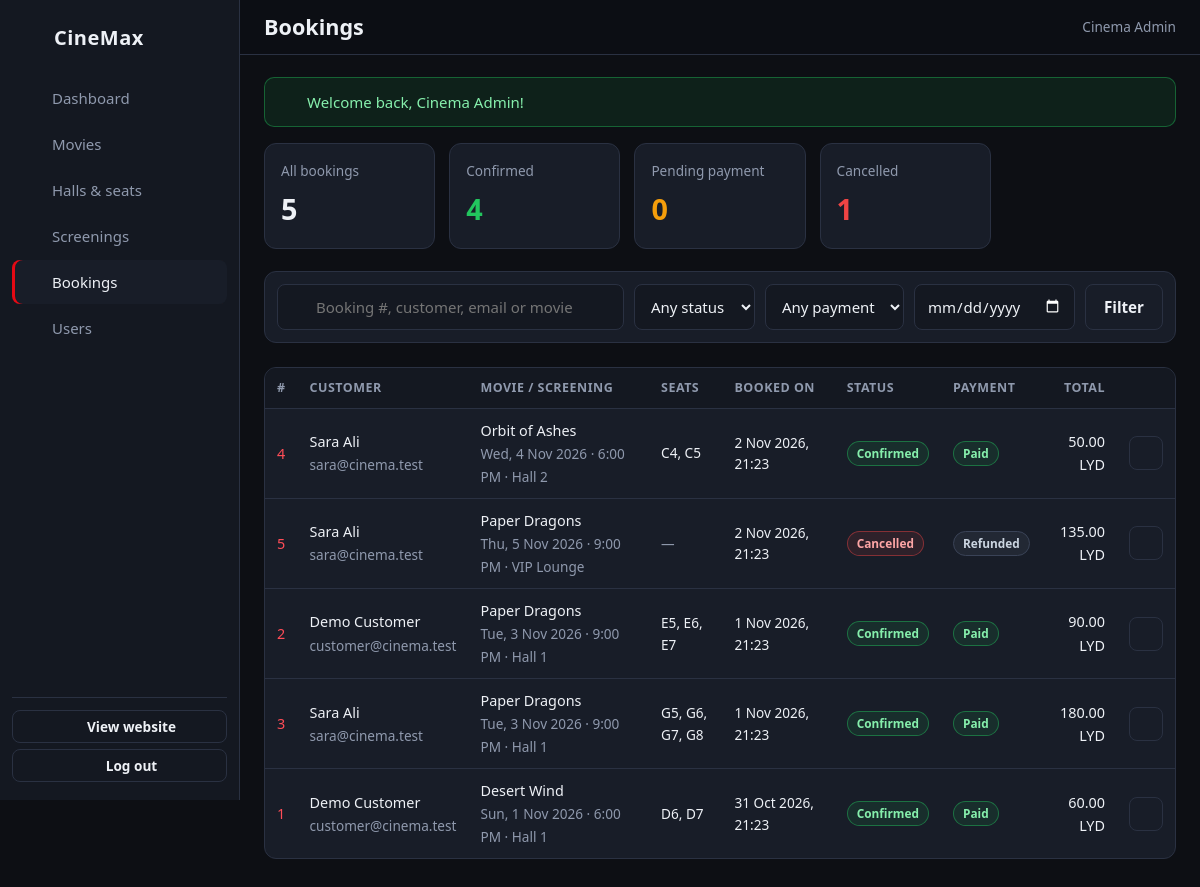
Page /admin/bookings (signed in) on the earlier database version.
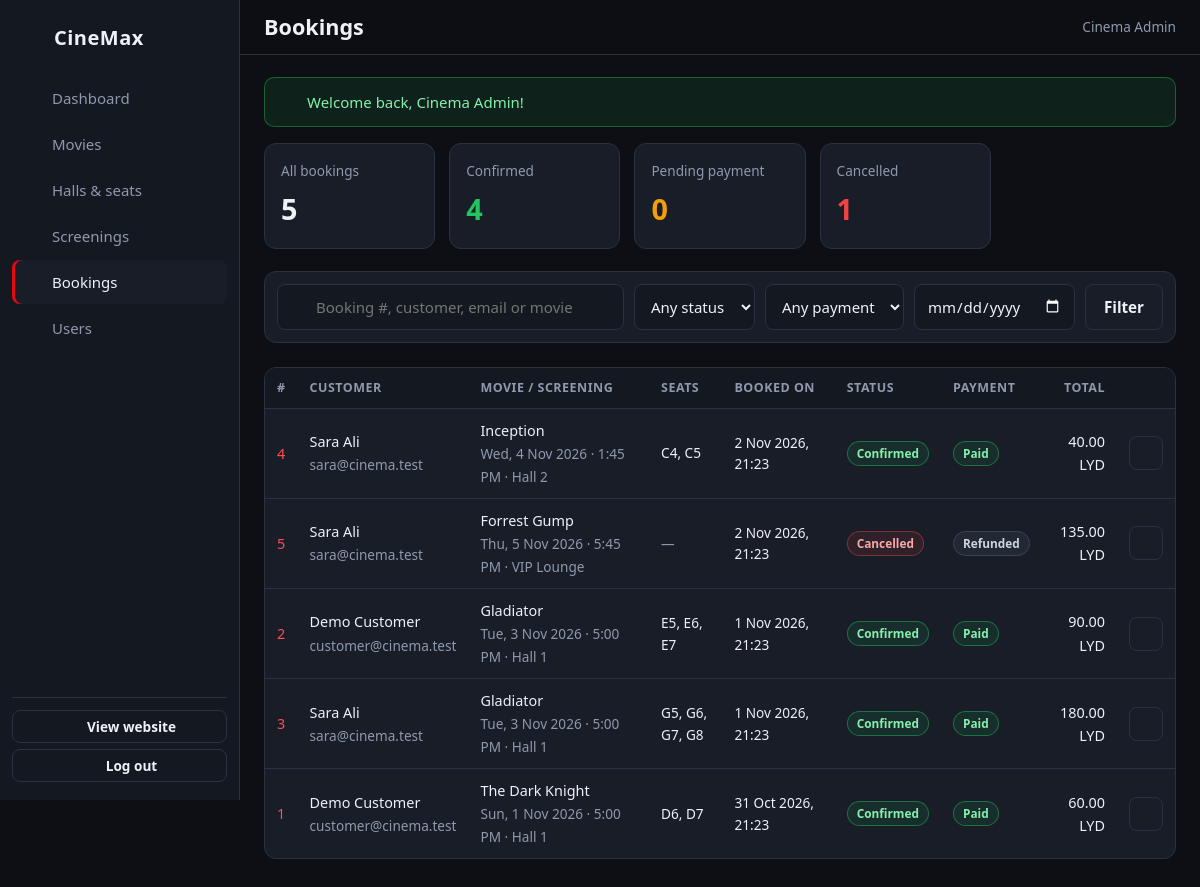
Same page on the later database version.
### tables this page shows
CREATE TABLE bookings (
  booking_id      INT AUTO_INCREMENT PRIMARY KEY,
  user_id         INT NOT NULL,
  showtime_id     INT NOT NULL,
  booking_date    DATETIME NOT NULL DEFAULT CURRENT_TIMESTAMP,
  total_amount    DECIMAL(10,2) NOT NULL,
  status          ENUM('Pending','Confirmed','Cancelled') NOT NULL DEFAULT 'Pending',
  payment_status  ENUM('Unpaid','Paid','Refunded') NOT NULL DEFAULT 'Unpaid',
  FOREIGN KEY (user_id)     REFERENCES users(user_id)         ON DELETE CASCADE,
  FOREIGN KEY (showtime_id) REFERENCES showtimes(showtime_id) ON DELETE RESTRICT
);

CREATE TABLE movies (
  movie_id     INT AUTO_INCREMENT PRIMARY KEY,
  title        VARCHAR(150) NOT NULL,
  original_title VARCHAR(150) NULL,
  language     VARCHAR(50) NOT NULL DEFAULT 'English',
  description  TEXT NOT NULL,
  duration     INT NOT NULL,
  release_date DATE NOT NULL,
  director     VARCHAR(100) NOT NULL,
  starring     VARCHAR(255) NULL,
  rating       DECIMAL(3,1) NOT NULL DEFAULT 0,
  poster       VARCHAR(255) NULL,
  status       ENUM('Now Showing','Coming Soon','Ended') NOT NULL DEFAULT 'Coming Soon',
  INDEX (status), INDEX (title)
);

CREATE TABLE showtimes (
  showtime_id   INT AUTO_INCREMENT PRIMARY KEY,
  movie_id      INT NOT NULL,
  hall_id       INT NOT NULL,
  show_date     DATE NOT NULL,
  start_time    TIME NOT NULL,
  end_time      TIME NOT NULL,
  ticket_price  DECIMAL(8,2) NOT NULL,
  INDEX (show_date),
  FOREIGN KEY (movie_id) REFERENCES movies(movie_id) ON DELETE RESTRICT,
  FOREIGN KEY (hall_id)  REFERENCES halls(hall_id)  ON DELETE RESTRICT
);

CREATE TABLE users (
  user_id     INT AUTO_INCREMENT PRIMARY KEY,
  full_name   VARCHAR(100) NOT NULL,
  email       VARCHAR(150) NOT NULL UNIQUE,
  phone       VARCHAR(20)  NOT NULL,
  password    VARCHAR(255) NOT NULL,
  role        ENUM('Customer','Admin') NOT NULL DEFAULT 'Customer',
  created_at  DATETIME NOT NULL DEFAULT CURRENT_TIMESTAMP
);

CREATE TABLE halls (
  hall_id    INT AUTO_INCREMENT PRIMARY KEY,
  hall_name  VARCHAR(50) NOT NULL UNIQUE,
  capacity   INT NOT NULL
);

### app/Core/Controller.php (called while the page is built, shortened)
<?php
abstract class Controller
{
    protected function view(string $view, array $data = [], string $layout = 'main'): void
    {
        $data['errors'] ??= $_SESSION['_errors'] ?? [];
        extract($data);
        require ROOT . "/app/Views/$view.php";
    }
}

### app/Controllers/Admin/BookingAdminController.php (called while the page is built, shortened)
<?php
class BookingAdminController extends Controller
{
    public function index(): void
    {
        $filters = [
            'q'       => trim((string) ($_GET['q'] ?? '')),
            'status'  => in_array($_GET['status'] ?? '', ['Pending', 'Confirmed', 'Cancelled'], true) ? $_GET['status'] : '',
            'payment' => in_array($_GET['payment'] ?? '', ['Unpaid', 'Paid', 'Refunded'], true) ? $_GET['payment'] : '',
            'date'    => preg_match('/^\d{4}-\d{2}-\d{2}$/', $_GET['date'] ?? '') ? $_GET['date'] : '',
        ];
        $this->view('admin/bookings/index', [
            'pageTitle' => 'Bookings',
            'bookings'  => Booking::adminList($filters),
            'stats'     => Booking::stats(),
            'filters'   => $filters,
        ], 'admin');
    }
}

### public/index.php (called while the page is built, shortened)
<?php
require ROOT . '/app/Core/helpers.php';
$router = new App\Core\Router();
$path = parse_url($_SERVER['REQUEST_URI'] ?? '/', PHP_URL_PATH);
$base = base_path();
$router->dispatch($_SERVER['REQUEST_METHOD'], rawurldecode($path ?: '/'));

### app/Core/Database.php (called while the page is built, shortened)
<?php
class Database
{
    private static ?PDO $pdo = null;
    public static function pdo(): PDO
    {
        if (self::$pdo === null) {
            $c = config('db');
            $dsn = "mysql:host={$c['host']};port={$c['port']};dbname={$c['name']};charset={$c['charset']}";
            self::$pdo = new PDO($dsn, $c['user'], $c['password'], [
                PDO::ATTR_ERRMODE            => PDO::ERRMODE_EXCEPTION,
                PDO::ATTR_DEFAULT_FETCH_MODE => PDO::FETCH_ASSOC,
                PDO::ATTR_EMULATE_PREPARES   => false,
            ]);
            self::$pdo->exec("SET time_zone = '" . date('P') . "'");
        }
        return self::$pdo;
    }
}

### app/Core/Model.php (called while the page is built, shortened)
<?php
abstract class Model
{
    protected static function db(): PDO
    {
        return Database::pdo();
    }
    protected static function run(string $sql, array $params = []): PDOStatement
    {
        $stmt = self::db()->prepare($sql);
        $stmt->execute($params);
        return $stmt;
    }
    protected static function all(string $sql, array $params = []): array
    {
        return self::run($sql, $params)->fetchAll();
    }
    protected static function one(string $sql, array $params = []): ?array
    {
        $row = self::run($sql, $params)->fetch();
        return $row === false ? null : $row;
    }
}

### app/Models/Booking.php (called while the page is built, shortened)
<?php
class Booking extends Model
{
    public static function adminList(array $f = []): array
    {
        $where = [];
        $params = [];
        $sql = self::DETAIL_SQL . ($where ? ' WHERE ' . implode(' AND ', $where) : '') . ' ORDER BY b.booking_date DESC LIMIT 300';
        return self::all($sql, $params);
    }
    public static function stats(): array
    {
        return self::one("SELECT COUNT(*) AS total,
                SUM(status = 'Confirmed') AS confirmed,
                SUM(status = 'Pending') AS pending,
                SUM(status = 'Cancelled') AS cancelled,
                COALESCE(SUM(CASE WHEN payment_status = 'Paid' THEN total_amount END), 0) AS revenue,
                (SELECT COUNT(*) FROM booking_seats) AS tickets
            FROM bookings");
    }
}

### config/config.php (called while the page is built)
<?php
return [
    'app' => [
        'name'      => 'CineMax',
        'timezone'  => 'Africa/Tripoli',
        'currency'  => 'LYD',
        'hold_minutes' => 10,
        'cancel_hours' => 2,
        'vip_multiplier' => 1.5,
        'debug' => true,
    ],
    'db' => [
        'host'     => '127.0.0.1',
        'port'     => getenv('DB_PORT') ?: 3306,
        'name'     => 'cinema_db',
        'user'     => 'root',
        'password' => '',
        'charset'  => 'utf8mb4',
    ],
    'mail' => [
        'enabled'    => false,
        'host'       => 'smtp.gmail.com',
        'port'       => 587,
        'encryption' => 'tls',
        'username'   => 'your-address@gmail.com',
        'password'   => 'your-app-password',
        'from_email' => 'your-address@gmail.com',
        'from_name'  => 'CineMax Cinema',
    ],
];

### app/Views/admin/bookings/index.php (the view, shortened to what the changed rows need)
<div class="stat-grid">
    <div class="stat"><span class="stat-label">All bookings</span><span class="stat-value"><?= (int) $stats['total'] ?></span></div>
    <div class="stat"><span class="stat-label">Confirmed</span><span class="stat-value" style="color:var(--green)"><?= (int) $stats['confirmed'] ?></span></div>
    <div class="stat"><span class="stat-label">Pending payment</span><span class="stat-value" style="color:var(--amber)"><?= (int) $stats['pending'] ?></span></div>
    <div class="stat"><span class="stat-label">Cancelled</span><span class="stat-value" style="color:var(--red)"><?= (int) $stats['cancelled'] ?></span></div>
</div>
<form class="filters" method="get" action="<?= url('/admin/bookings') ?>">
    <label class="filter-search"><?= icon('search') ?><input type="search" name="q" value="<?= e($filters['q']) ?>" placeholder="Booking #, customer, email or movie" aria-label="Search bookings"></label>
    <select name="status" aria-label="Booking status">
        <option value="">Any status</option>
    </select>
    <select name="payment" aria-label="Payment status">
        <option value="">Any payment</option>
    </select>
    <input type="date" name="date" value="<?= e($filters['date']) ?>" aria-label="Screening date" data-tip="Screening date">
    <button class="btn btn-ghost" type="submit">Filter</button>
</form>
<div class="table-wrap">
    <table class="table">
        <thead><tr><th>#</th><th>Customer</th><th>Movie / screening</th><th>Seats</th><th>Booked on</th><th>Status</th><th>Payment</th><th class="num">Total</th><th></th></tr></thead>
        <tbody>
        <?php foreach ($bookings as $b): ?>
            <tr>
                <td><a href="<?= url('/admin/bookings/' . (int) $b['booking_id']) ?>"><?= (int) $b['booking_id'] ?></a></td>
                <td><?= e($b['full_name']) ?><br><span class="muted small"><?= e($b['email']) ?></span></td>
                <td><?= e($b['title']) ?><br><span class="muted small"><?= e(fmt_date($b['show_date'])) ?> · <?= e(fmt_time($b['start_time'])) ?> · <?= e($b['hall_name']) ?></span></td>
                <td class="small"><?= $b['seat_list'] ? e($b['seat_list']) : '<span class="muted">—</span>' ?></td>
                <td class="small"><?= e(date('j M Y, H:i', strtotime($b['booking_date']))) ?></td>
                <td><?= status_badge($b['status']) ?></td>
                <td><?= status_badge($b['payment_status']) ?></td>
                <td class="num"><?= e(money($b['total_amount'])) ?></td>
                <td><a class="icon-btn" href="<?= url('/admin/bookings/' . (int) $b['booking_id']) ?>" data-tip="Details" aria-label="Details"><?= icon('eye', 16) ?></a></td>
            </tr>
        <?php endforeach; ?>
        </tbody>
    </table>
</div>

### app/Core/helpers.php (shortened to what the changed rows need)
<?php
function config(string $key)
{
    static $cfg = null;
    $cfg ??= require ROOT . '/config/config.php';
    $value = $cfg;
    foreach (explode('.', $key) as $part) {
        $value = $value[$part] ?? null;
    }
    return $value;
}
function e($value): string
{
    return htmlspecialchars((string) $value, ENT_QUOTES | ENT_SUBSTITUTE, 'UTF-8');
}
function base_path(): string
{
    static $base = null;
    if ($base === null) {
        $base = rtrim(str_replace('\\', '/', dirname($_SERVER['SCRIPT_NAME'] ?? '/')), '/');
    }
    return $base;
}
function url(string $path = '/', array $query = []): string
{
    $u = base_path() . '/' . ltrim($path, '/');
    return $query ? $u . '?' . http_build_query($query) : $u;
}
function money($amount): string
{
    return number_format((float) $amount, 2) . ' ' . config('app.currency');
}
function fmt_date(string $date): string
{
    return date('D, j M Y', strtotime($date));
}
function fmt_time(string $time): string
{
    return date('g:i A', strtotime($time));
}
function icon(string $name, int $size = 18): string
{
    return '<svg class="icon" width="' . $size . '" height="' . $size . '" viewBox="0 0 24 24" fill="none" stroke="currentColor" stroke-width="2" stroke-linecap="round" stroke-linejoin="round" aria-hidden="true">'
        . ($paths[$name] ?? '') . '</svg>';
}
function status_badge(string $status): string
{
    $map = [
        'Confirmed' => 'green', 'Paid' => 'green', 'Now Showing' => 'green',
        'Pending' => 'amber', 'Unpaid' => 'amber', 'Coming Soon' => 'blue',
        'Cancelled' => 'red', 'Refunded' => 'grey', 'Ended' => 'grey', 'Admin' => 'purple', 'Customer' => 'grey',
    ];
    return '<span class="badge badge-' . ($map[$status] ?? 'grey') . '">' . e($status) . '</span>';
}

### app/Core/Router.php (shortened to what the changed rows need)
<?php
class Router
{
    private array $routes = [];
    private function add(string $method, string $path, array $action, array $middleware): void
    {
        $this->routes[] = compact('method', 'regex', 'action', 'middleware');
    }
    public function dispatch(string $method, string $path): void
    {
        $path = rtrim($path, '/') ?: '/';
        foreach ($this->routes as $route) {
            if (!preg_match($route['regex'], $path, $m)) {
                continue;
            }
            [$class, $fn] = $route['action'];
            $args = array_map('intval', array_slice($m, 1));
            (new $class())->$fn(...$args);
            return;
        }
    }
}

Differences in the rows shown:
changed bookings "Hall 2": movies.title "Orbit of Ashes" → "Inception"; showtime.start_time "6:00 PM" → "1:45 PM"; total_amount "50.00 LYD" → "40.00 LYD"
changed bookings "135.00 LYD": movies.title "Paper Dragons" → "Forrest Gump"; showtime.start_time "9:00 PM" → "5:45 PM"
changed through a linked row, bookings "90.00 LYD": movies.title "Paper Dragons" → "Gladiator"; showtime.start_time "9:00 PM" → "5:00 PM"
changed through a linked row, bookings "180.00 LYD": movies.title "Paper Dragons" → "Gladiator"; showtime.start_time "9:00 PM" → "5:00 PM"
changed through a linked row, bookings "60.00 LYD": movies.title "Desert Wind" → "The Dark Knight"; showtime.start_time "6:00 PM" → "5:00 PM"
